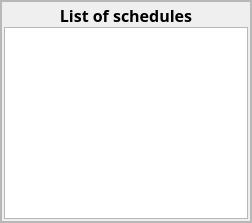
                         <widget class="QFrame" name="frame_6">
                          <property name="frameShape">
                           <enum>QFrame::StyledPanel</enum>
                          </property>
                          <property name="frameShadow">
                           <enum>QFrame::Raised</enum>
                          </property>
                          <layout class="QVBoxLayout" name="verticalLayout_35">
                           <property name="spacing">
                            <number>0</number>
                           </property>
                           <property name="leftMargin">
                            <number>0</number>
                           </property>
                           <property name="topMargin">
                            <number>0</number>
                           </property>
                           <property name="rightMargin">
                            <number>0</number>
                           </property>
                           <property name="bottomMargin">
                            <number>0</number>
                           </property>
                           <item>
                            <widget class="QFrame" name="ListScheduleContainer">
                             <property name="maximumSize">
                              <size>
                               <width>250</width>
                               <height>450</height>
                              </size>
                             </property>
                             <property name="frameShape">
                              <enum>QFrame::StyledPanel</enum>
                             </property>
                             <property name="frameShadow">
                              <enum>QFrame::Raised</enum>
                             </property>
                             <layout class="QVBoxLayout" name="verticalLayout_34">
                              <property name="spacing">
                               <number>0</number>
                              </property>
                              <property name="leftMargin">
                               <number>2</number>
                              </property>
                              <property name="topMargin">
                               <number>2</number>
                              </property>
                              <property name="rightMargin">
                               <number>2</number>
                              </property>
                              <property name="bottomMargin">
                               <number>2</number>
                              </property>
                              <item>
                               <widget class="QLabel" name="labelListSchedule">
                                <property name="font">
                                 <font>
                                  <family>Noto Sans</family>
                                  <pointsize>12</pointsize>
                                  <weight>75</weight>
                                  <bold>true</bold>
                                 </font>
                                </property>
                                <property name="text">
                                 <string>List of schedules</string>
                                </property>
                                <property name="scaledContents">
                                 <bool>false</bool>
                                </property>
                                <property name="alignment">
                                 <set>Qt::AlignCenter</set>
                                </property>
                               </widget>
                              </item>
                              <item>
                               <widget class="QListWidget" name="listSchedule">
                                <property name="minimumSize">
                                 <size>
                                  <width>180</width>
                                  <height>0</height>
                                 </size>
                                </property>
                                <property name="font">
                                 <font>
                                  <family>Noto Sans</family>
                                  <pointsize>14</pointsize>
                                 </font>
                                </property>
                                <property name="styleSheet">
                                 <string notr="true">QListWidget:item {
	padding: 4px 0px;
}</string>
                                </property>
                               </widget>
                              </item>
                             </layout>
                            </widget>
                           </item>
                          </layout>
                         </widget>
